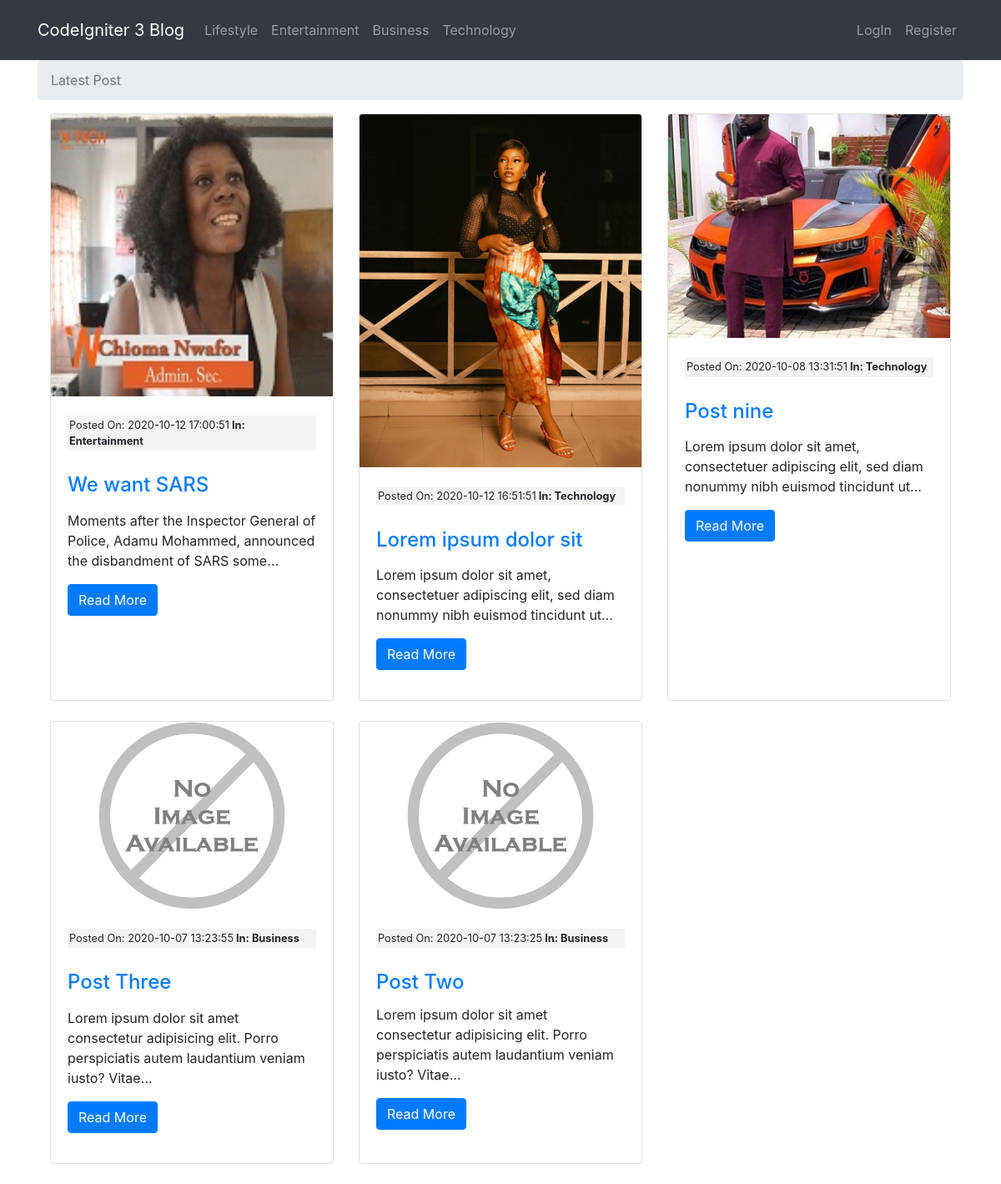
The page / on the database its author committed.
### tables this page shows
CREATE TABLE `categories` (
  `id` int(11) NOT NULL,
  `name` varchar(255) NOT NULL
);

CREATE TABLE `posts` (
  `id` int(11) NOT NULL,
  `category_id` int(11) NOT NULL,
  `title` varchar(255) NOT NULL,
  `slug` varchar(255) NOT NULL,
  `body` text NOT NULL,
  `postimage` varchar(255) NOT NULL,
  `created_at` timestamp NOT NULL DEFAULT current_timestamp()
);

### application/controllers/Posts.php (called while the page is built, shortened)
<?php
class Posts extends CI_Controller{
    public function index(){
        $data['title'] = 'Latest Post';
        $data['posts'] = $this->NewsModel->get_posts();
        $data['head'] = $this->CategoryModel->headerCat();
        $this->load->view('templetes/header', $data);
        $this->load->view('pages/blog');
        $this->load->view('templetes/footer');
    }
}

### index.php (called while the page is built, shortened)
<?php
require_once BASEPATH.'core/CodeIgniter.php';

### application/models/CategoryModel.php (called while the page is built, shortened)
<?php
class CategoryModel extends CI_Model{
    public function headerCat(){
        $this->db->order_by('id', 'DESC');
        $query = $this->db->get('categories');
        return $query->result_array();
    }
}
?>

### application/models/NewsModel.php (called while the page is built, shortened)
<?php
class NewsModel extends CI_Model{
    public function get_posts($slug = FALSE){
        if($slug === FALSE){
            $this->db->order_by('posts.id', 'DESC');
            $this->db->join('categories', 'categories.id = posts.category_id');
            $query = $this->db->get('posts');
            return $query->result_array();
        }
        $query = $this->db->get_where('posts', array('slug' => $slug));
        return $query->row_array();
    }
}

### application/views/pages/blog.php (the view)
<nav aria-label="breadcrumb">
  <ol class="breadcrumb">
    <li class="breadcrumb-item active" aria-current="page"><?= $title ?></li>
  </ol>
</nav>
<div class="container">
  <div class="row">
  <?php foreach($posts as $post): ?>
    <div class="col-lg-4 col-sm-6 mb-4">
      <div class="card h-100">
        <a href="<?php echo site_url('/posts/'. $post['slug']); ?>"><img class="card-img-top" src="<?= site_url(); ?>assets/images/posts/<?= $post['postimage'] ?>" alt=""></a>
        <div class="card-body">
        <small class="post-date">Posted On: <?= $post['created_at'] ?><strong> In: <?= $post['name']; ?></strong></small><br>
          <h4 class="card-title">
            <a href="<?php echo site_url('/posts/'. $post['slug']); ?>"><?= $post['title'] ?></a>
          </h4>
          <p class="card-text"><?= word_limiter($post['body'], 15) ?></p>
          <p><a href="<?php echo site_url('/posts/'. $post['slug']); ?>" class="btn btn-primary ">Read More</a></p>
        </div>
      </div>
    </div>
    <?php endforeach; ?>
  </div>

### application/views/templetes/header.php (shortened to what this page needs)
<!DOCTYPE html>
<html lang="en">
<head>
    <link rel="stylesheet" href="<?php echo base_url(); ?>assets/css/bootstrap.min.css">
    <link rel="stylesheet" href="<?php echo base_url(); ?>assets/css/style.css">
    <link rel="stylesheet" href="path/to/font-awesome/css/font-awesome.min.css">
</head>
<body>
<nav class="navbar navbar-expand-lg navbar-dark bg-dark">
<div class="container">
  <a class="navbar-brand" href="<?= base_url(); ?>">CodeIgniter 3 Blog</a>
    <div class="collapse navbar-collapse" id="navbarText">
    <ul class="navbar-nav mr-auto">
    <?php foreach($head as $cat): ?>
      <li class="nav-item">
        <a class="nav-link" href="<?php echo base_url('categories/posts/'.$cat['id']); ?>"><?= $cat['name']; ?><span class="sr-only">(current)</span></a>
      </li>
      <?php endforeach; ?>
    </ul>
    <?php if($this->session->userdata('isLoggedIn')): ?>
      <span class="navbar-text">
      <ul class="navbar-nav mr-auto">
      <li class="nav-item">
        <a class="nav-link" href="<?= base_url('dashboard') ?>">Dashboard</a>
      </li>
      <li class="nav-item">
        <a class="nav-link" href="<?= base_url('users/logout') ?>">Log Out</a>
      </li>
    </ul>
    </span>
    <?php else: ?>
      <span class="navbar-text">
      <ul class="navbar-nav mr-auto">
      <li class="nav-item">
        <a class="nav-link" href="<?= base_url('users/login') ?>">LogIn</a>
      </li>
      <li class="nav-item">
        <a class="nav-link" href="<?= base_url('users/register') ?>">Register</a>
      </li>
    </ul>
    </span>
    <?php endif; ?>
  </div>
</nav>
<div class="container">

### application/views/templetes/footer.php (shortened to what this page needs)
</div>
</body>
</html>

### assets/css/style.css (style rules this page uses)
.post-date { background: #f4f4f4; padding: 2px; margin: 3px 0; display: block; }

### rows shown on the page
categories: name "Lifestyle"
categories: name "Entertainment"
categories: name "Business"
categories: name "Technology"
posts: postimage (picture), created_at "2020-10-12 17:00:51", category.name "Entertainment", title "We want SARS", body "Moments after the Inspector General of Police, Adamu Mohammed, announced the disbandment of SARS some…"
posts: postimage (picture), created_at "2020-10-12 16:51:51", category.name "Technology", title "Lorem ipsum dolor sit", body "Lorem ipsum dolor sit amet, consectetuer adipiscing elit, sed diam nonummy nibh euismod tincidunt ut…"
posts: postimage (picture), created_at "2020-10-08 13:31:51", category.name "Technology", title "Post nine", body "Lorem ipsum dolor sit amet, consectetuer adipiscing elit, sed diam nonummy nibh euismod tincidunt ut…"
posts: postimage (placeholder picture), created_at "2020-10-07 13:23:55", category.name "Business", title "Post Three", body "Lorem ipsum dolor sit amet consectetur adipisicing elit. Porro perspiciatis autem laudantium veniam iusto? Vitae…"
posts: postimage (placeholder picture), created_at "2020-10-07 13:23:25", category.name "Business", title "Post Two", body "Lorem ipsum dolor sit amet consectetur adipisicing elit. Porro perspiciatis autem laudantium veniam iusto? Vitae…"

### other values the page prints
$title "Latest Post"
